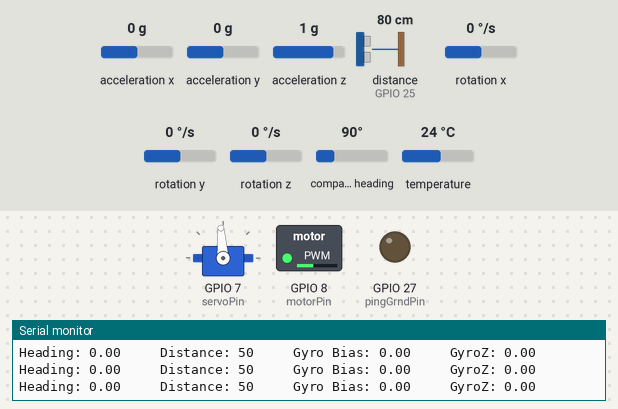
This sketch was run on a simulated ESP32. Parts: servo, switched loads named in the sketch (green lamp = pin HIGH), output pins drawn as LEDs (lit = HIGH), the last lines printed to the serial monitor. Wiring (inferred from the names in the program): ultrasonic range finder: trigger GPIO 23; echo GPIO 25. Inputs (shaded band) come from the test bench; at power-on: rotation z 0 °/s, distance to the obstacle (sensor on GPIO 25) 80 cm, acceleration x 0 g, acceleration y 0 g, acceleration z 1 g, rotation x 0 °/s, rotation y 0 °/s, compass heading 90°, temperature 24 °C. The echo pulse lasts 58.3 µs per cm; pins used as bus, display or sensor lines are not drawn.

Above: at 5.5 s.
5.6 s: rotation z set to -192 °/s
At 7.84 s:
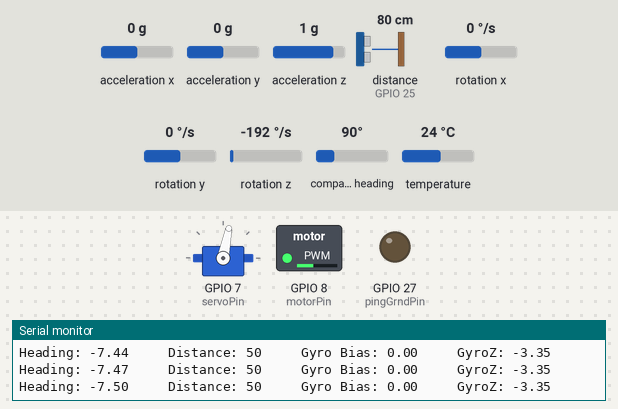
8.6 s: distance to the obstacle (sensor on GPIO 25) set to 48 cm
11.6 s: distance to the obstacle (sensor on GPIO 25) set to 38 cm
At 12.4 s:
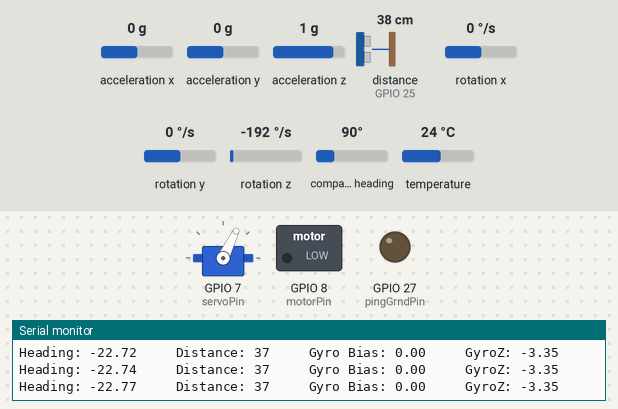
13.1 s: distance to the obstacle (sensor on GPIO 25) set to 60 cm
At 13.6 s:
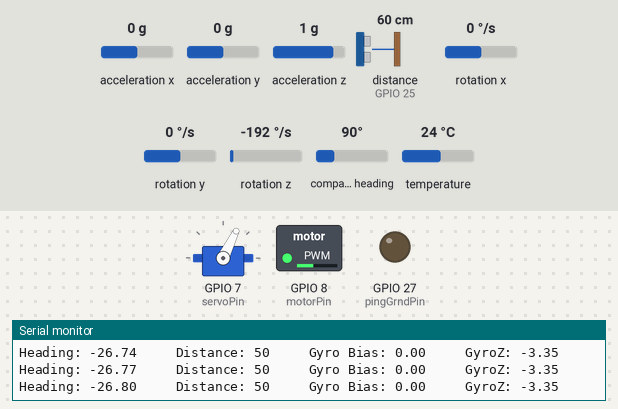
14.6 s: distance to the obstacle (sensor on GPIO 25) set to 2 cm
At 15.6 s:
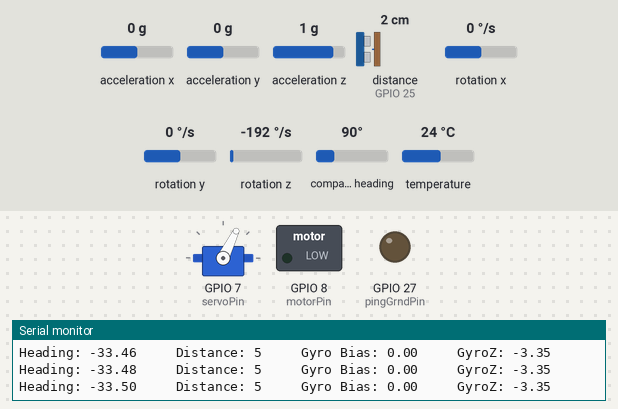
Timing chart, 0 to 17.1 s (numbered marks = the images above; inputs shaded):
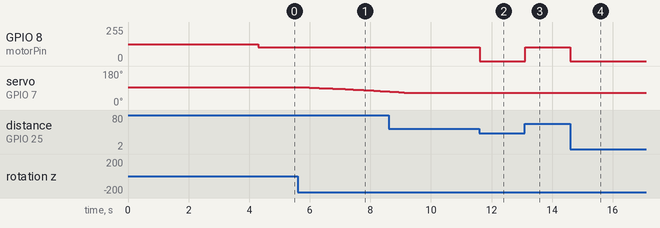

The sketch:

Car_Gyro_Feedback.ino
```cpp
#include <SPI.h>
#include <Adafruit_LSM9DS1.h>
#include <Adafruit_Sensor.h>
#include <Servo.h>

// Ultrasonic
#define pingTrigPin 23 // ping sensor trigger pin (output from Arduino)
#define pingEchoPin 25 // ping sensor echo pin (input to Arduino)
#define pingGrndPin 27 // ping sensor ground pin (use digital pin as ground)

// IMU
#define LSM9DS1_XGCS 49
#define LSM9DS1_MCS 47

// Motor
#define motorPin 8
#define maxSpeed 255
Adafruit_LSM9DS1 lsm = Adafruit_LSM9DS1(LSM9DS1_XGCS, LSM9DS1_MCS);

// Servo
#define servoPin 7
Servo steeringServo;
#define servoOffset 94
#define servoRange 30

// Other
float heading = 0;
unsigned long timer = 0;
#define heading_desired 0
#define Pgain 1.5
#define Igain 0.5
float errorInt = 0;
float gyrozbias = 0;

float gyroz();
int dtms();
int getPingDist();

void setup() {
  Serial.begin(115200);

  // Set up motors
  pinMode(motorPin,OUTPUT);
  //analogWrite(motorPin,0);
  analogWrite(motorPin, 0.5 * maxSpeed);

  // Set up IMU
  lsm.setupAccel(lsm.LSM9DS1_ACCELRANGE_2G);
  lsm.setupMag(lsm.LSM9DS1_MAGGAIN_4GAUSS);
  lsm.setupGyro(lsm.LSM9DS1_GYROSCALE_245DPS);
  if (!lsm.begin()) {
      while (1);
  }
  int nmeas = 1000;
  for (int i = 0; i < nmeas; i++) {
    gyrozbias += gyroz();
    delay(2);
  }
  gyrozbias /= nmeas;

  // Set up servo
  steeringServo.attach(servoPin);
  steeringServo.write(servoOffset);

  // Set up ultrasonic
  pinMode(pingGrndPin,OUTPUT); digitalWrite(pingGrndPin,LOW);
  pinMode(pingTrigPin,OUTPUT);
  pinMode(pingEchoPin,INPUT);
}

void loop() {
  // Steering Control
  float dt = dtms() * 0.001;
  heading += (gyroz()-gyrozbias) * dt;
  if (heading > 180) {
    heading -= 360;
  }
  if (heading < -180) {
    heading += 360;
  }

  float error = heading_desired - heading;
  errorInt += error * dt;

  int steeringAngle = Pgain * error + Igain * errorInt;

  steeringServo.write(constrain(-steeringAngle+servoOffset,servoOffset-servoRange,servoOffset+servoRange));

  // Emergency Stop
  int dist = getPingDist();
  if (dist < 45) {
    analogWrite(motorPin, 0); // Stops car when it is within 30cm of an obstacle
  }
  else {
    analogWrite(motorPin, 0.4 * maxSpeed);
  }

  Serial.print("Heading: ");
  Serial.print(heading);
  Serial.print("     Distance: ");
  Serial.print(dist);
  Serial.print("     Gyro Bias: ");
  Serial.print(gyrozbias);
  Serial.print("     GyroZ: ");
  Serial.println(gyroz());
}

int dtms() {
  unsigned long currtime = millis();
  unsigned long deltatime;
  if (currtime > timer) {
    deltatime = currtime - timer;
  }
  else {
    deltatime = currtime;
  }
  timer = currtime;
  return deltatime;
}

float gyroz() {
  lsm.read();  /* ask it to read in the data */
  sensors_event_t a, m, g, temp;
  lsm.getEvent(&a, &m, &g, &temp);
  return g.gyro.z;
}

int getPingDist() {
  // Returns distance from ultrasonic in cm

  const long timeout_us = 3000; // 3000us = 51cm max range

  digitalWrite(pingTrigPin, LOW); // Off for 2us
  delayMicroseconds(2);
  digitalWrite(pingTrigPin, HIGH); // On for 5us
  delayMicroseconds(5);
  digitalWrite(pingTrigPin, LOW);

  unsigned long echo_time;
  echo_time = pulseIn(pingEchoPin, HIGH, timeout_us); // time for signal to come back
  if (echo_time == 0)
 {
    echo_time = timeout_us;
 }

  // distance = (10^-6) * (echo_time_us) * (speed of sound m/s) * (100 cm/m) / 2
  int pingDist = constrain(0.017*echo_time,5.0,50.0); // convert time to distance

  return pingDist;
}
```

Measured:
- the behaviour switches between 44 and 43 cm on distance to the obstacle (sensor on GPIO 25) (found by bisection; images 1 and 2)
- after the input at 5.6 s, servo on GPIO 7 (servoPin): moves from 94° to 72° over 2.7 s, starting after 0.19 s
- after the input at 11.6 s, GPIO 8 (motorPin): 102/255 → 0/255 at once
- after the input at 13.1 s, GPIO 8 (motorPin): 0/255 → 102/255 at once
- after the input at 14.6 s, GPIO 8 (motorPin): 102/255 → 0/255 at once
